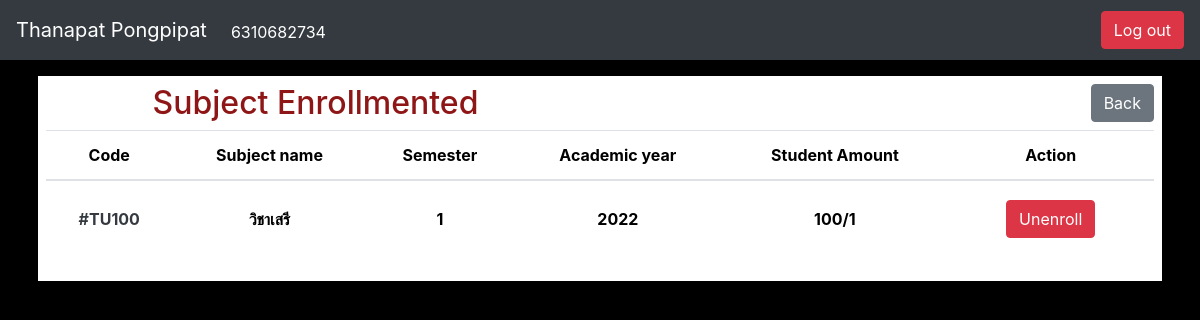
The app's page /bookingsubject/enrollmented (signed in), older data.
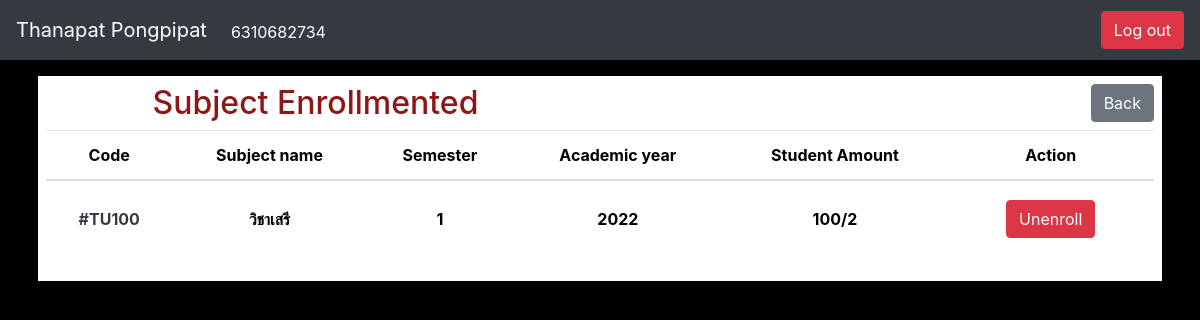
The same page, newer data.
### bookingsubject/models.py (models this page shows)
class Enrollment(models.Model):
    user = models.ForeignKey(User, on_delete=models.CASCADE, to_field="id")
    subject = models.ForeignKey(Subject, on_delete=models.CASCADE, to_field="code")
    def __str__(self):
        return f"{self.user} {self.subject}"

class Subject(models.Model):
    code = models.CharField(max_length=3, unique=True)
    subject_name = models.CharField(max_length=15)
    semester = models.CharField(max_length=1)
    academic_year = models.IntegerField()
    amount = models.IntegerField()
    status = models.BooleanField()
    student = models.IntegerField(default=0)
    def __str__(self):
        return f"{self.code} {self.subject_name} {self.semester} {self.academic_year} {self.amount} {self.status} {self.student}"

### bookingsubject/views.py (the view)
# urls.py: path('enrollmented', views.enrollmented, name="enrollment_info"),
def enrollmented(req):
    try:
        user_data = User.objects.get(id=req.user.id)
        enrollment = Enrollment.objects.filter(user=user_data)
        if (enrollment.count() <= 0):
            return render(req, "bookingsubject/enrollment_info.html", {"enrolls": {}})
        print(enrollment)
        return render(req, "bookingsubject/enrollment_info.html", {"enrolls": enrollment})
    except Exception as e:
        print("Error : ", e)
        return index(req, {"status": False, "message": "Something went wrong"})

### bookingsubject/templates/bookingsubject/enrollment_info.html (shortened to what this page needs)
{% extends 'bookingsubject/layout.html' %} {% block body %}
<div style="background-color: white" class="p-2">
  <div class="flex">
    <div class="row">
      <div class="col">
        <h2
          class="position-relative text-center justify-content-center head-text"
        >
          Subject Enrollmented
        </h2>
      </div>
      <div class="col">
        <a
          class="position-relative justify-content-end btn btn-secondary float-right"
          href="{% url 'index' %}"
          >Back</a
        >
      </div>
    </div>
  </div>
  <table class="table table-hover text-center">
    <thead>
      <tr class="sub-text">
        <th scope="col">Code</th>
        <th scope="col">Subject name</th>
        <th scope="col">Semester</th>
        <th scope="col">Academic year</th>
        <th scope="col">Student Amount</th>
        <th scope="col">Action</th>
      </tr>
    </thead>
    <tbody class="text text-center">
      {% for enroll in enrolls %}
      <tr>
        <th scope="row" class="text-dark align-middle">#{{ enroll.subject.code }}</th>
        <th class="align-middle">{{ enroll.subject.subject_name }}</th>
        <th class="align-middle">{{ enroll.subject.semester }}</th>
        <th class="align-middle">{{ enroll.subject.academic_year }}</th>
        <th class="align-middle">{{ enroll.subject.amount }}/{{ enroll.subject.student }}</th>
        <th class="align-middle">
          <div class="row">
            <div class="col">
              <form class="btn" action="{% url 'unenroll_subject' enroll.subject.id %}" method="post">
                {% if request.user.is_superuser == False %}
                <button type="submit" class="btn btn-danger">Unenroll</button>
                {% endif %}
              </form>
            </div>
          </div>
        </th>
      </tr>
      {% empty %}
      <tr>
        <th colspan="7"><i>No data</i></th>
      </tr>
      {% endfor %}
    </tbody>
  </table>
</div>
{% endblock %}

Row changes from the older to the newer data that the page shows:
changed through a linked row, Enrollment "TU100": subject.student "1" → "2"
